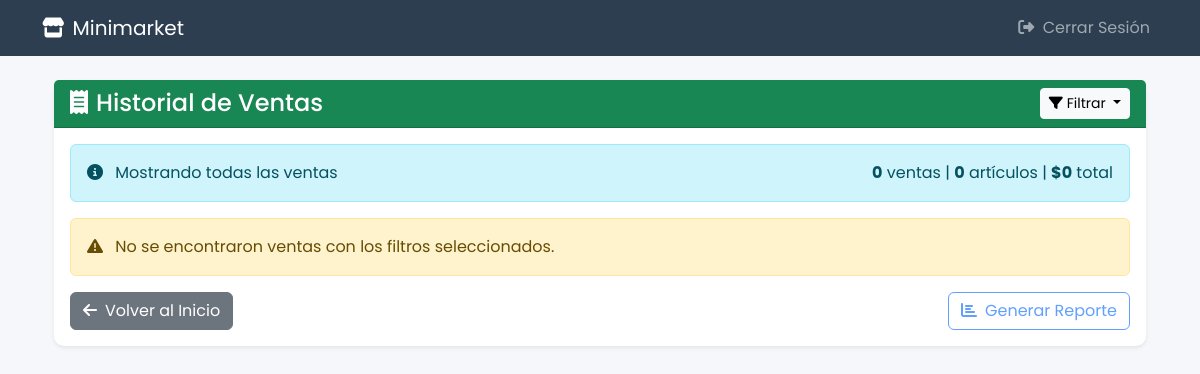
Page /historial/ (signed in) on the earlier database version.
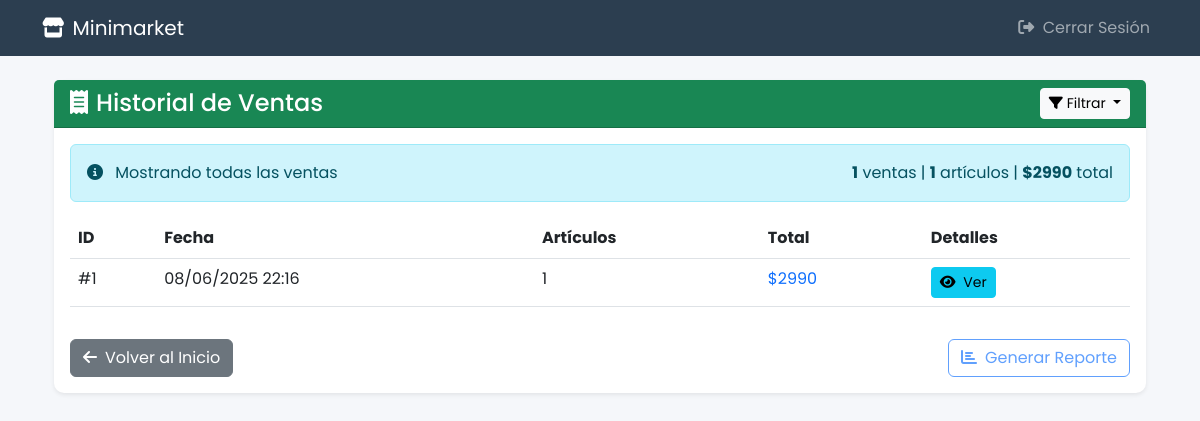
Same page on the later database version.
### Tienda/models.py (models this page shows, shortened)
class Venta(models.Model):
    empleado = models.ForeignKey(User, on_delete=models.PROTECT)
    fecha = models.DateTimeField(auto_now_add=True)
    total = models.PositiveIntegerField(default=0)
    cantidad_articulos = models.PositiveIntegerField(default=0)

### Tienda/views.py (the view, shortened to what this page needs)
# urls.py: path('historial/', views.historial, name='historial'),
@login_required
def historial(request):
    from datetime import datetime, timedelta
    from django.utils import timezone
    fecha_inicio = request.GET.get('fecha_inicio')
    fecha_fin = request.GET.get('fecha_fin')
    filtro_dia = request.GET.get('dia')
    ventas = Venta.objects.filter(empleado=request.user).order_by('-fecha')
    ventas_con_detalles = []
    for venta in ventas:
        detalles = DetalleVenta.objects.filter(venta=venta).select_related('producto')
        ventas_con_detalles.append({
            'venta': venta,
            'detalles': detalles
        })
    total_ventas = sum(venta.total for venta in ventas)
    total_articulos = sum(venta.cantidad_articulos for venta in ventas)
    context = {
        'ventas_con_detalles': ventas_con_detalles,
        'total_ventas': total_ventas,
        'total_articulos': total_articulos,
        'fecha_inicio': fecha_inicio.strftime('%Y-%m-%d') if fecha_inicio else '',
        'fecha_fin': (datetime.strptime(fecha_fin, '%Y-%m-%d').date() - timedelta(days=1)).strftime('%Y-%m-%d') if fecha_fin else '',
        'filtro_dia': filtro_dia
    }
    return render(request, 'Tienda/historial.html', context)

### Tienda/templates/Tienda/historial.html (shortened to what the changed rows need)
{% extends 'Tienda/base_layout.html' %}
{% block content %}
<div class="container mt-4">
    <div class="row">
        <div class="col-lg-12 mb-4">
            <div class="card border-0 shadow-sm">
                <div class="card-body">
                    <div class="alert alert-info d-flex justify-content-between">
                        <div>
                        </div>
                        <div>
                            <strong>{{ ventas_con_detalles|length }}</strong> ventas |
                            <strong>{{ total_articulos }}</strong> artículos |
                            <strong>${{ total_ventas }}</strong> total
                        </div>
                    </div>
                    {% if ventas_con_detalles %}
                    <div class="table-responsive">
                        <table class="table table-hover">
                            <thead>
                                <tr>
                                    <th>ID</th>
                                    <th>Fecha</th>
                                    <th>Artículos</th>
                                    <th>Total</th>
                                    <th>Detalles</th>
                                </tr>
                            </thead>
                            <tbody>
                                {% for venta_data in ventas_con_detalles %}
                                {% with venta=venta_data.venta detalles=venta_data.detalles %}
                                <tr>
                                    <td>#{{ venta.id }}</td>
                                    <td>{{ venta.fecha|date:"d/m/Y H:i" }}</td>
                                    <td>{{ venta.cantidad_articulos }}</td>
                                    <td class="text-primary">${{ venta.total }}</td>
                                    <td>
                                        <button class="btn btn-sm btn-info" data-bs-toggle="collapse" data-bs-target="#detalles-{{ venta.id }}">
                                            <i class="fas fa-eye me-1"></i> Ver
                                        </button>
                                    </td>
                                </tr>
                                {% endwith %}
                                {% endfor %}
                            </tbody>
                        </table>
                    </div>
                    {% else %}
                    <div class="alert alert-warning">
                        <i class="fas fa-exclamation-triangle me-2"></i>
                        No se encontraron ventas con los filtros seleccionados.
                    </div>
                    {% endif %}
                    <div class="d-flex justify-content-between mt-3">
                        <a href="{% url 'home' %}" class="btn btn-secondary">
                        </a>
                        <div class="btn-group">
                        </div>
                    </div>
                </div>
            </div>
        </div>
    </div>
</div>
{% endblock %}

Differences in the rows shown:
added Venta: venta.id "1", venta.fecha "08/06/2025 22:16", venta.cantidad_articulos "1", venta.total "2990"
Other differences:
{{ ventas_con_detalles|length }}: "0" → "1"
{{ total_articulos }}: "0" → "1"
{{ total_ventas }}: "0" → "2990"
text no longer shown: "No se encontraron ventas con los filtros seleccionados."
text now shown: "ID Fecha Artículos Total Detalles"
